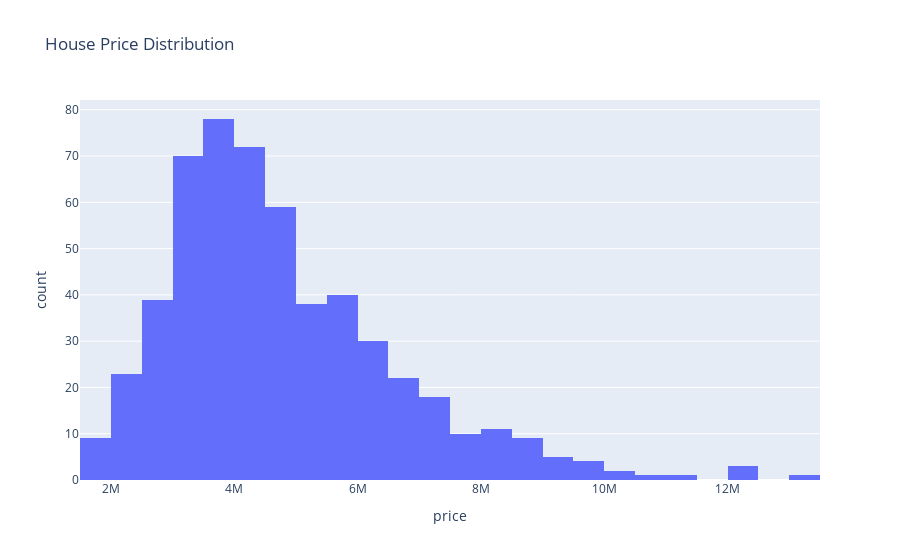

The notebook cell this image was saved under:
### Code cell
fig = px.histogram(
    data,
    x="price",
    nbins=30,
    title="House Price Distribution",
)
fig.show()

### Figure 1 — Plotly figure (JSON) as saved in the notebook; plotly's stock layout.template omitted (floating-point values rounded to 4 significant figures; data arrays with more than 128 entries replaced by an {"elided": "..."} marker saying what was removed)
{"data": [{"bingroup": "x", "hovertemplate": "price=%{x}<br>count=%{y}<extra></extra>", "legendgroup": "", "marker": {"color": "#636efa", "pattern": {"shape": ""}}, "name": "", "nbinsx": 30, "orientation": "v", "showlegend": false, "type": "histogram", "x": {"elided": "545 int values"}, "xaxis": "x", "yaxis": "y"}], "layout": {"barmode": "relative", "legend": {"tracegroupgap": 0}, "title": {"text": "House Price Distribution"}, "xaxis": {"anchor": "y", "domain": [0, 1], "title": {"text": "price"}}, "yaxis": {"anchor": "x", "domain": [0, 1], "title": {"text": "count"}}}}
